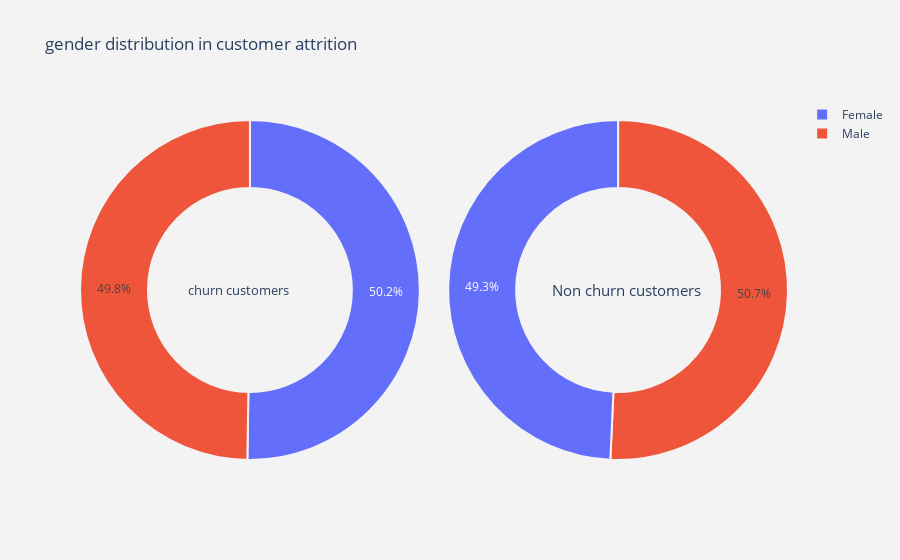
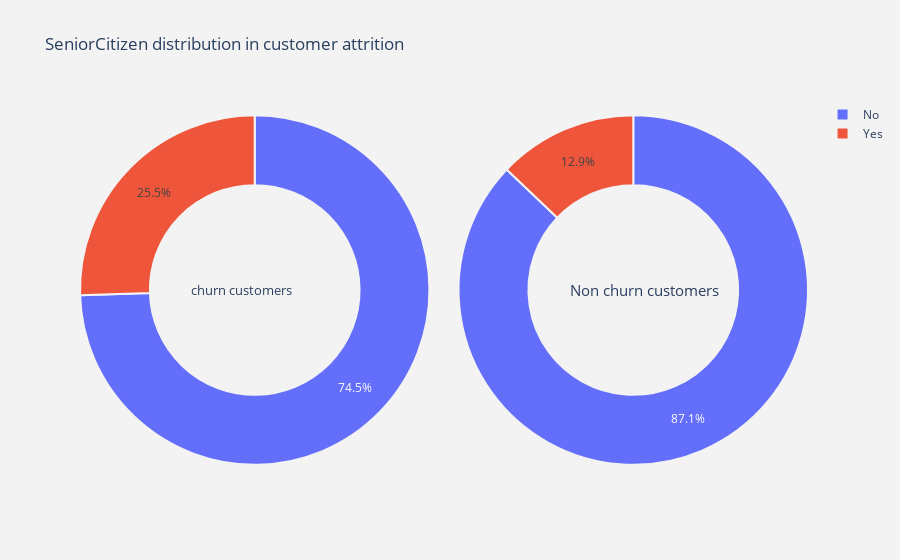
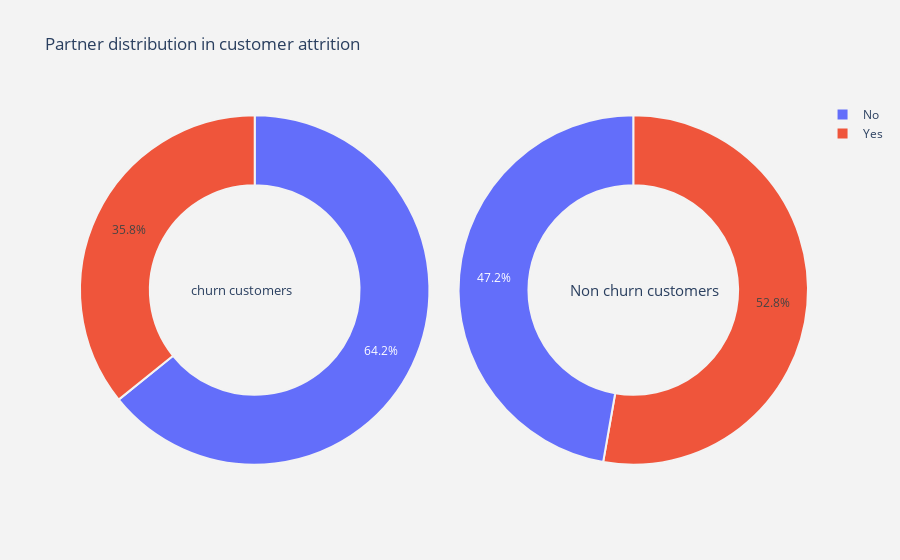
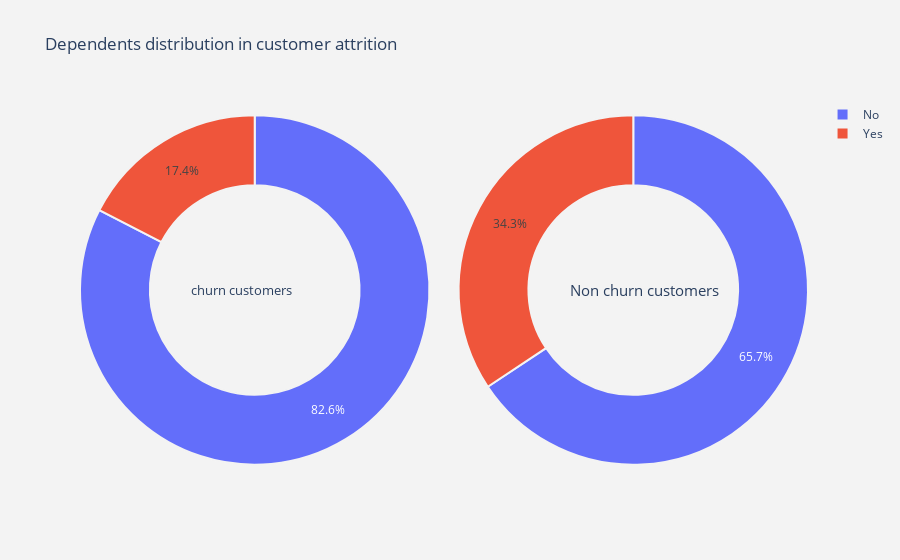

These figures' notebook cell, in order:
### Markdown cell above
## <a id='3.2'>3.2. Varibles distribution in customer attrition</a>

### Code cell
#function  for pie plot for customer attrition types
def plot_pie(column) :
    
    trace1 = go.Pie(values  = churn[column].value_counts().values.tolist(),
                    labels  = churn[column].value_counts().keys().tolist(),
                    hoverinfo = "label+percent+name",
                    domain  = dict(x = [0,.48]),
                    name    = "Churn Customers",
                    marker  = dict(line = dict(width = 2,
                                               color = "rgb(243,243,243)")
                                  ),
                    hole    = .6
                   )
    trace2 = go.Pie(values  = not_churn[column].value_counts().values.tolist(),
                    labels  = not_churn[column].value_counts().keys().tolist(),
                    hoverinfo = "label+percent+name",
                    marker  = dict(line = dict(width = 2,
                                               color = "rgb(243,243,243)")
                                  ),
                    domain  = dict(x = [.52,1]),
                    hole    = .6,
                    name    = "Non churn customers" 
                   )


    layout = go.Layout(dict(title = column + " distribution in customer attrition ",
                            plot_bgcolor  = "rgb(243,243,243)",
                            paper_bgcolor = "rgb(243,243,243)",
                            annotations = [dict(text = "churn customers",
                                                font = dict(size = 13),
                                                showarrow = False,
                                                x = .15, y = .5),
                                           dict(text = "Non churn customers",
                                                font = dict(size = 15),
                                                showarrow = False,
                                                x = .88,y = .5
                                               )
                                          ]
                           )
                      )
    data = [trace1,trace2]
    fig  = go.Figure(data = data,layout = layout)
    py.iplot(fig)


#function  for histogram for customer attrition types
def histogram(column) :
    trace1 = go.Histogram(x  = churn[column],
                          histnorm= "percent",
                          name = "Churn Customers",
                          marker = dict(line = dict(width = .5,
                                                    color = "black"
                                                    )
                                        ),
                         opacity = .9 
                         ) 
    
    trace2 = go.Histogram(x  = not_churn[column],
                          histnorm = "percent",
                          name = "Non churn customers",
                          marker = dict(line = dict(width = .5,
                                              color = "black"
                                             )
                                 ),
                          opacity = .9
                         )
    
    data = [trace1,trace2]
    layout = go.Layout(dict(title =column + " distribution in customer attrition ",
                            plot_bgcolor  = "rgb(243,243,243)",
                            paper_bgcolor = "rgb(243,243,243)",
                            xaxis = dict(gridcolor = 'rgb(255, 255, 255)',
                                             title = column,
                                             zerolinewidth=1,
                                             ticklen=5,
                                             gridwidth=2
                                            ),
                            yaxis = dict(gridcolor = 'rgb(255, 255, 255)',
                                             title = "percent",
                                             zerolinewidth=1,
                                             ticklen=5,
                                             gridwidth=2
                                            ),
                           )
                      )
    fig  = go.Figure(data=data,layout=layout)
    
    py.iplot(fig)
    
#function  for scatter plot matrix  for numerical columns in data
def scatter_matrix(df)  :
    
    df  = df.sort_values(by = "Churn" ,ascending = True)
    classes = df["Churn"].unique().tolist()
    classes
    
    class_code  = {classes[k] : k for k in range(2)}
    class_code

    color_vals = [class_code[cl] for cl in df["Churn"]]
    color_vals

    pl_colorscale = "Portland"

    pl_colorscale

    text = [df.loc[k,"Churn"] for k in range(len(df))]
    text

    trace = go.Splom(dimensions = [dict(label  = "tenure",
                                       values = df["tenure"]),
                                  dict(label  = 'MonthlyCharges',
                                       values = df['MonthlyCharges']),
                                  dict(label  = 'TotalCharges',
                                       values = df['TotalCharges'])],
                     text = text,
                     marker = dict(color = color_vals,
                                   colorscale = pl_colorscale,
                                   size = 3,
                                   showscale = False,
                                   line = dict(width = .1,
                                               color='rgb(230,230,230)'
                                              )
                                  )
                    )
    axis = dict(showline  = True,
                zeroline  = False,
                gridcolor = "#fff",
                ticklen   = 4
               )
    
    layout = go.Layout(dict(title  = 
                            "Scatter plot matrix for Numerical columns for customer attrition",
                            autosize = False,
                            height = 800,
                            width  = 800,
                            dragmode = "select",
                            hovermode = "closest",
                            plot_bgcolor  = 'rgba(240,240,240, 0.95)',
                            xaxis1 = dict(axis),
                            yaxis1 = dict(axis),
                            xaxis2 = dict(axis),
                            yaxis2 = dict(axis),
                            xaxis3 = dict(axis),
                            yaxis3 = dict(axis),
                           )
                      )
    data   = [trace]
    fig = go.Figure(data = data,layout = layout )
    py.iplot(fig)

#for all categorical columns plot pie
for i in cat_cols :
    plot_pie(i)

#for all categorical columns plot histogram    
for i in num_cols :
    histogram(i)

#scatter plot matrix
scatter_matrix(telcom)

### Figure 1 — Plotly figure (JSON) as saved in the notebook; plotly's stock layout.template omitted (floating-point values rounded to 4 significant figures)
{"data": [{"domain": {"x": [0, 0.48]}, "hole": 0.6, "hoverinfo": "label+percent+name", "labels": ["Female", "Male"], "marker": {"line": {"color": "rgb(243,243,243)", "width": 2}}, "name": "Churn Customers", "type": "pie", "values": [939, 930]}, {"domain": {"x": [0.52, 1]}, "hole": 0.6, "hoverinfo": "label+percent+name", "labels": ["Male", "Female"], "marker": {"line": {"color": "rgb(243,243,243)", "width": 2}}, "name": "Non churn customers", "type": "pie", "values": [2619, 2544]}], "layout": {"annotations": [{"font": {"size": 13}, "showarrow": false, "text": "churn customers", "x": 0.15, "y": 0.5}, {"font": {"size": 15}, "showarrow": false, "text": "Non churn customers", "x": 0.88, "y": 0.5}], "paper_bgcolor": "rgb(243,243,243)", "plot_bgcolor": "rgb(243,243,243)", "title": {"text": "gender distribution in customer attrition "}}}

### Figure 2 — Plotly figure (JSON) as saved in the notebook; plotly's stock layout.template omitted (floating-point values rounded to 4 significant figures)
{"data": [{"domain": {"x": [0, 0.48]}, "hole": 0.6, "hoverinfo": "label+percent+name", "labels": ["No", "Yes"], "marker": {"line": {"color": "rgb(243,243,243)", "width": 2}}, "name": "Churn Customers", "type": "pie", "values": [1393, 476]}, {"domain": {"x": [0.52, 1]}, "hole": 0.6, "hoverinfo": "label+percent+name", "labels": ["No", "Yes"], "marker": {"line": {"color": "rgb(243,243,243)", "width": 2}}, "name": "Non churn customers", "type": "pie", "values": [4497, 666]}], "layout": {"annotations": [{"font": {"size": 13}, "showarrow": false, "text": "churn customers", "x": 0.15, "y": 0.5}, {"font": {"size": 15}, "showarrow": false, "text": "Non churn customers", "x": 0.88, "y": 0.5}], "paper_bgcolor": "rgb(243,243,243)", "plot_bgcolor": "rgb(243,243,243)", "title": {"text": "SeniorCitizen distribution in customer attrition "}}}

### Figure 3 — Plotly figure (JSON) as saved in the notebook; plotly's stock layout.template omitted (floating-point values rounded to 4 significant figures)
{"data": [{"domain": {"x": [0, 0.48]}, "hole": 0.6, "hoverinfo": "label+percent+name", "labels": ["No", "Yes"], "marker": {"line": {"color": "rgb(243,243,243)", "width": 2}}, "name": "Churn Customers", "type": "pie", "values": [1200, 669]}, {"domain": {"x": [0.52, 1]}, "hole": 0.6, "hoverinfo": "label+percent+name", "labels": ["Yes", "No"], "marker": {"line": {"color": "rgb(243,243,243)", "width": 2}}, "name": "Non churn customers", "type": "pie", "values": [2724, 2439]}], "layout": {"annotations": [{"font": {"size": 13}, "showarrow": false, "text": "churn customers", "x": 0.15, "y": 0.5}, {"font": {"size": 15}, "showarrow": false, "text": "Non churn customers", "x": 0.88, "y": 0.5}], "paper_bgcolor": "rgb(243,243,243)", "plot_bgcolor": "rgb(243,243,243)", "title": {"text": "Partner distribution in customer attrition "}}}

### Figure 4 — Plotly figure (JSON) as saved in the notebook; plotly's stock layout.template omitted (floating-point values rounded to 4 significant figures)
{"data": [{"domain": {"x": [0, 0.48]}, "hole": 0.6, "hoverinfo": "label+percent+name", "labels": ["No", "Yes"], "marker": {"line": {"color": "rgb(243,243,243)", "width": 2}}, "name": "Churn Customers", "type": "pie", "values": [1543, 326]}, {"domain": {"x": [0.52, 1]}, "hole": 0.6, "hoverinfo": "label+percent+name", "labels": ["No", "Yes"], "marker": {"line": {"color": "rgb(243,243,243)", "width": 2}}, "name": "Non churn customers", "type": "pie", "values": [3390, 1773]}], "layout": {"annotations": [{"font": {"size": 13}, "showarrow": false, "text": "churn customers", "x": 0.15, "y": 0.5}, {"font": {"size": 15}, "showarrow": false, "text": "Non churn customers", "x": 0.88, "y": 0.5}], "paper_bgcolor": "rgb(243,243,243)", "plot_bgcolor": "rgb(243,243,243)", "title": {"text": "Dependents distribution in customer attrition "}}}
